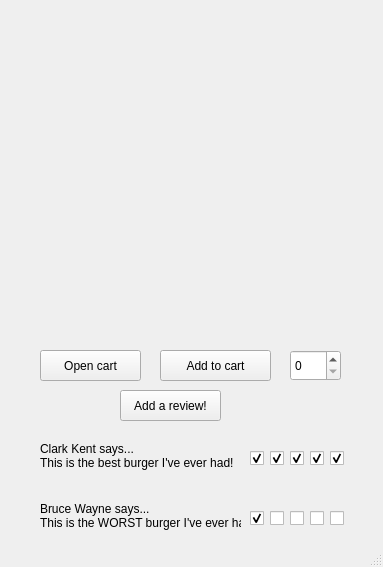
<?xml version="1.0" encoding="UTF-8"?>
<ui version="4.0">
 <class>MainWindow</class>
 <widget class="QMainWindow" name="MainWindow">
  <property name="geometry">
   <rect>
    <x>0</x>
    <y>0</y>
    <width>383</width>
    <height>567</height>
   </rect>
  </property>
  <property name="windowTitle">
   <string>MainWindow</string>
  </property>
  <widget class="QWidget" name="centralwidget">
   <widget class="QWidget" name="widget" native="true">
    <property name="geometry">
     <rect>
      <x>20</x>
      <y>10</y>
      <width>321</width>
      <height>331</height>
     </rect>
    </property>
    <property name="styleSheet">
     <string notr="true">image: url(:/newPrefix/Items/75d763504b379a3f55235fd268e37165d.jpg)</string>
    </property>
    <widget class="QPushButton" name="closepushButton">
     <property name="geometry">
      <rect>
       <x>920</x>
       <y>480</y>
       <width>131</width>
       <height>23</height>
      </rect>
     </property>
     <property name="text">
      <string>Open cart</string>
     </property>
    </widget>
    <widget class="QPushButton" name="viewpushButton">
     <property name="geometry">
      <rect>
       <x>770</x>
       <y>480</y>
       <width>121</width>
       <height>23</height>
      </rect>
     </property>
     <property name="text">
      <string>Add to cart</string>
     </property>
    </widget>
   </widget>
   <widget class="QSpinBox" name="spinBox">
    <property name="enabled">
     <bool>true</bool>
    </property>
    <property name="geometry">
     <rect>
      <x>290</x>
      <y>350</y>
      <width>51</width>
      <height>31</height>
     </rect>
    </property>
    <property name="autoFillBackground">
     <bool>false</bool>
    </property>
   </widget>
   <widget class="QPushButton" name="pushButton_2">
    <property name="geometry">
     <rect>
      <x>40</x>
      <y>350</y>
      <width>101</width>
      <height>31</height>
     </rect>
    </property>
    <property name="text">
     <string>Open cart</string>
    </property>
   </widget>
   <widget class="QPushButton" name="pushButton">
    <property name="geometry">
     <rect>
      <x>160</x>
      <y>350</y>
      <width>111</width>
      <height>31</height>
     </rect>
    </property>
    <property name="text">
     <string>Add to cart</string>
    </property>
   </widget>
   <widget class="QPushButton" name="pushButton_3">
    <property name="geometry">
     <rect>
      <x>120</x>
      <y>390</y>
      <width>101</width>
      <height>31</height>
     </rect>
    </property>
    <property name="text">
     <string>Add a review!</string>
    </property>
   </widget>
   <widget class="QLabel" name="label">
    <property name="geometry">
     <rect>
      <x>40</x>
      <y>440</y>
      <width>201</width>
      <height>31</height>
     </rect>
    </property>
    <property name="text">
     <string>Clark Kent says...
This is the best burger I've ever had!</string>
    </property>
   </widget>
   <widget class="QLabel" name="label_2">
    <property name="geometry">
     <rect>
      <x>40</x>
      <y>500</y>
      <width>201</width>
      <height>31</height>
     </rect>
    </property>
    <property name="text">
     <string>Bruce Wayne says...
This is the WORST burger I've ever had!</string>
    </property>
   </widget>
   <widget class="QCheckBox" name="checkBox">
    <property name="geometry">
     <rect>
      <x>250</x>
      <y>450</y>
      <width>16</width>
      <height>17</height>
     </rect>
    </property>
    <property name="text">
     <string/>
    </property>
    <property name="checked">
     <bool>true</bool>
    </property>
   </widget>
   <widget class="QCheckBox" name="checkBox_2">
    <property name="geometry">
     <rect>
      <x>270</x>
      <y>450</y>
      <width>16</width>
      <height>17</height>
     </rect>
    </property>
    <property name="text">
     <string/>
    </property>
    <property name="checked">
     <bool>true</bool>
    </property>
   </widget>
   <widget class="QCheckBox" name="checkBox_3">
    <property name="geometry">
     <rect>
      <x>310</x>
      <y>450</y>
      <width>16</width>
      <height>17</height>
     </rect>
    </property>
    <property name="text">
     <string/>
    </property>
    <property name="checked">
     <bool>true</bool>
    </property>
   </widget>
   <widget class="QCheckBox" name="checkBox_4">
    <property name="geometry">
     <rect>
      <x>290</x>
      <y>450</y>
      <width>16</width>
      <height>17</height>
     </rect>
    </property>
    <property name="text">
     <string/>
    </property>
    <property name="checked">
     <bool>true</bool>
    </property>
   </widget>
   <widget class="QCheckBox" name="checkBox_5">
    <property name="geometry">
     <rect>
      <x>330</x>
      <y>450</y>
      <width>16</width>
      <height>17</height>
     </rect>
    </property>
    <property name="text">
     <string/>
    </property>
    <property name="checked">
     <bool>true</bool>
    </property>
   </widget>
   <widget class="QCheckBox" name="checkBox_6">
    <property name="geometry">
     <rect>
      <x>290</x>
      <y>510</y>
      <width>16</width>
      <height>17</height>
     </rect>
    </property>
    <property name="text">
     <string/>
    </property>
    <property name="checked">
     <bool>false</bool>
    </property>
   </widget>
   <widget class="QCheckBox" name="checkBox_7">
    <property name="geometry">
     <rect>
      <x>270</x>
      <y>510</y>
      <width>16</width>
      <height>17</height>
     </rect>
    </property>
    <property name="text">
     <string/>
    </property>
    <property name="checked">
     <bool>false</bool>
    </property>
   </widget>
   <widget class="QCheckBox" name="checkBox_8">
    <property name="geometry">
     <rect>
      <x>250</x>
      <y>510</y>
      <width>16</width>
      <height>17</height>
     </rect>
    </property>
    <property name="text">
     <string/>
    </property>
    <property name="checked">
     <bool>true</bool>
    </property>
   </widget>
   <widget class="QCheckBox" name="checkBox_9">
    <property name="geometry">
     <rect>
      <x>310</x>
      <y>510</y>
      <width>16</width>
      <height>17</height>
     </rect>
    </property>
    <property name="text">
     <string/>
    </property>
    <property name="checked">
     <bool>false</bool>
    </property>
   </widget>
   <widget class="QCheckBox" name="checkBox_10">
    <property name="geometry">
     <rect>
      <x>330</x>
      <y>510</y>
      <width>16</width>
      <height>17</height>
     </rect>
    </property>
    <property name="text">
     <string/>
    </property>
    <property name="checked">
     <bool>false</bool>
    </property>
   </widget>
  </widget>
  <widget class="QMenuBar" name="menubar">
   <property name="geometry">
    <rect>
     <x>0</x>
     <y>0</y>
     <width>383</width>
     <height>21</height>
    </rect>
   </property>
  </widget>
  <widget class="QStatusBar" name="statusbar"/>
 </widget>
 <resources>
  <include location="res.qrc"/>
 </resources>
 <connections/>
</ui>
